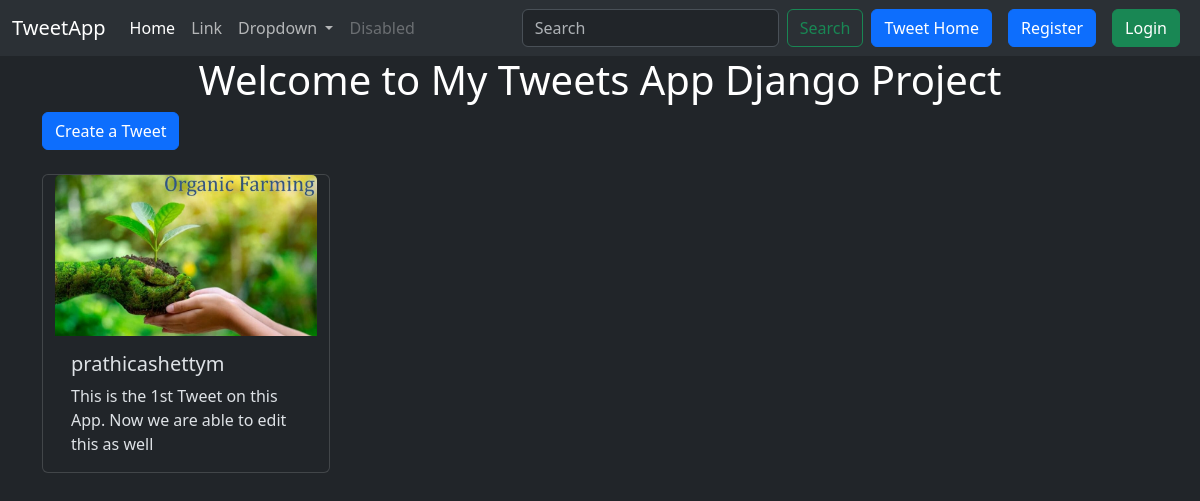
The app's page /tweet/, older data.
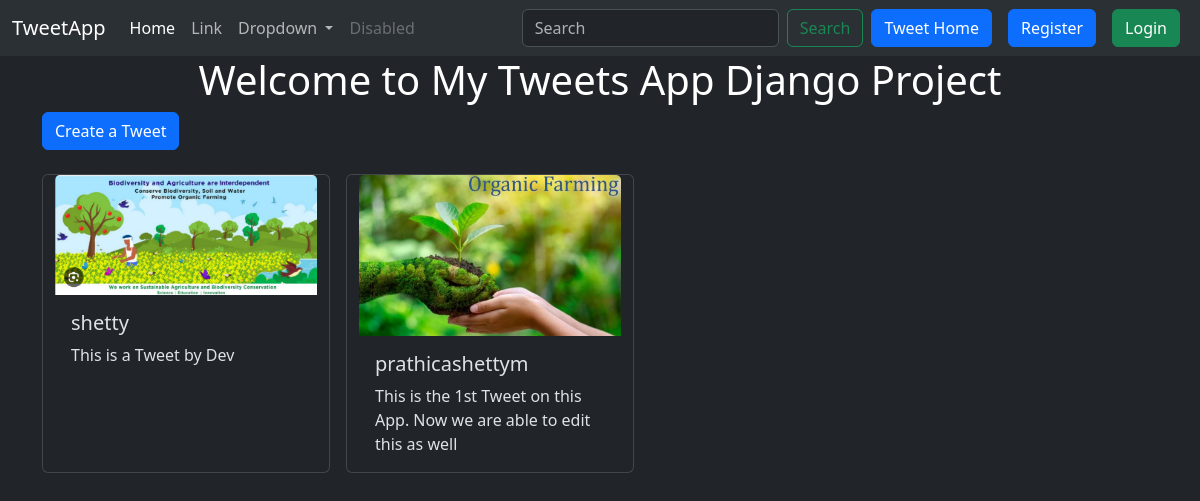
The same page, newer data.
### tweet/models.py (models this page shows, shortened)
class Tweet(models.Model):
    user = models.ForeignKey(User, on_delete=models.CASCADE)
    text = models.TextField(max_length=240)
    photo = models.ImageField(upload_to='photos/', blank=True, null=True)
    created_at = models.DateTimeField(auto_now_add=True)
    uploaded_at = models.DateTimeField(auto_now=True)

### tweet/views.py (the view)
# urls.py: path('', views.tweet_list, name='tweet_list'),
def tweet_list(request):
    tweets = Tweet.objects.all().order_by('-created_at')
    return render(request, 'tweet_list.html', {'tweets': tweets})

### tweet/templates/tweet_list.html (shortened to what this page needs)
{% extends "layout.html" %}
{% block content %}
    <h1 class="text-center text-white">Welcome to My Tweets App Django Project</h1>
    <a class="btn btn-primary mb-4" href="{% url 'tweet_create' %}"> Create a Tweet </a>
    <div class="container row gap-3">
        {% for tweet in tweets %}
        <div class="card" style="width: 18rem;">
            <img src="{{tweet.photo.url}}" class="card-img-top" alt="...">
            <div class="card-body">
              <h5 class="card-title">{{tweet.user.username}}</h5>
              <p class="card-text">{{tweet.text}}</p>
            </div>
          </div>
        {% endfor %}
    </div>
{% endblock %}

### templates/layout.html (shortened to what this page needs)
{% load static %}
<!DOCTYPE html>
<html lang="en" data-bs-theme="dark">
<head>
    <link href="https://cdn.jsdelivr.net/npm/bootstrap@5.3.3/dist/css/bootstrap.min.css" rel="stylesheet">
</head>
<body>
    <nav class="navbar navbar-expand-lg bg-body-tertiary">
        <div class="container-fluid">
          <a class="navbar-brand" href="#">TweetApp</a>
          <div class="collapse navbar-collapse" id="navbarSupportedContent">
            <ul class="navbar-nav me-auto mb-2 mb-lg-0">
              <li class="nav-item">
                <a class="nav-link active" aria-current="page" href="#">Home</a>
              </li>
              <li class="nav-item">
                <a class="nav-link" href="#">Link</a>
              </li>
              <li class="nav-item dropdown">
                <a class="nav-link dropdown-toggle" href="#" role="button" data-bs-toggle="dropdown" aria-expanded="false">
                  Dropdown
                </a>
              </li>
              <li class="nav-item">
                <a class="nav-link disabled" aria-disabled="true">Disabled</a>
              </li>
            </ul>
            <form class="d-flex" role="search">
              <input class="form-control me-2" type="search" placeholder="Search" aria-label="Search">
              <button class="btn btn-outline-success" type="submit">Search</button>
            </form>
            <a href="{% url 'tweet_list' %}" class="btn btn-primary mx-2">Tweet Home</a>
            {% if user.is_authenticated %}
              <form method="post" action="{% url 'logout' %}">
                {% csrf_token %}
                <button class="btn btn-danger" type="submit">Logout</button>
              </form>
            {% else %}
              <a href="{% url 'register' %}" class="btn btn-primary mx-2">Register</a>
              <a href="{% url 'login' %}" class="btn btn-success mx-2">Login</a>
            {% endif %}
          </div>
        </div>
      </nav>
    <div class="container">
        {% block content%}
        {% endblock %}
    </div>
</body>
</html>

Row changes from the older to the newer data that the page shows:
added Tweet: photo (picture), user.username "shetty", text "This is a Tweet by Dev"
